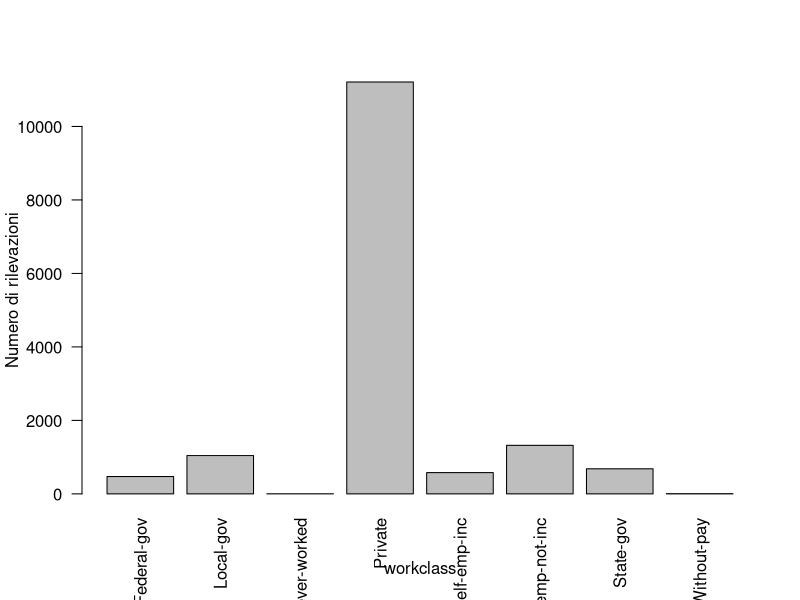
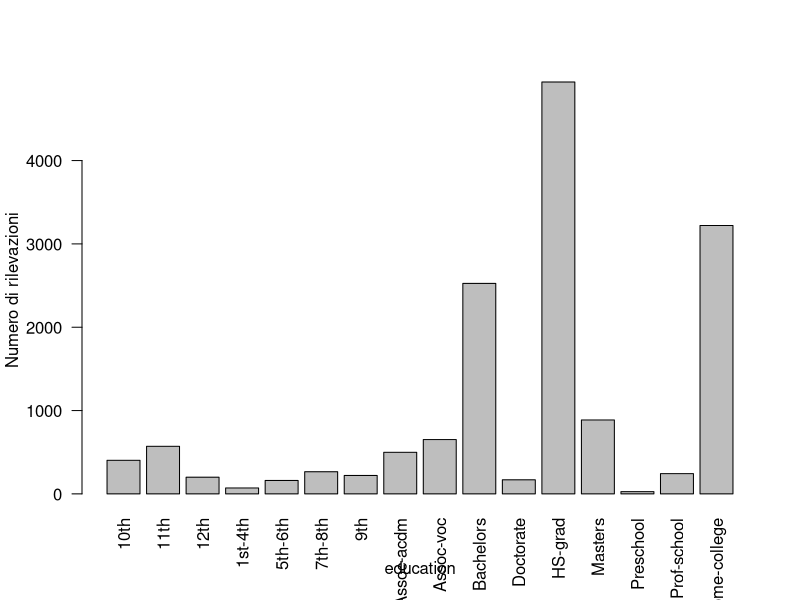
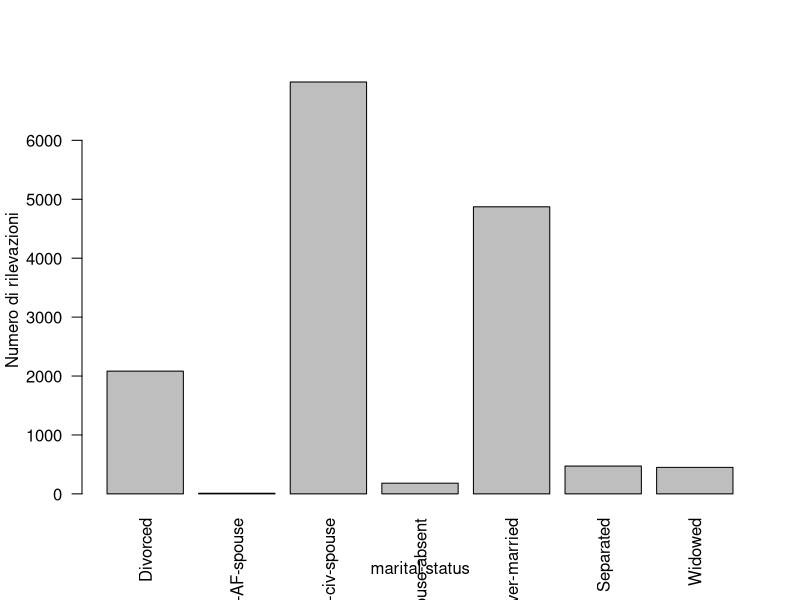
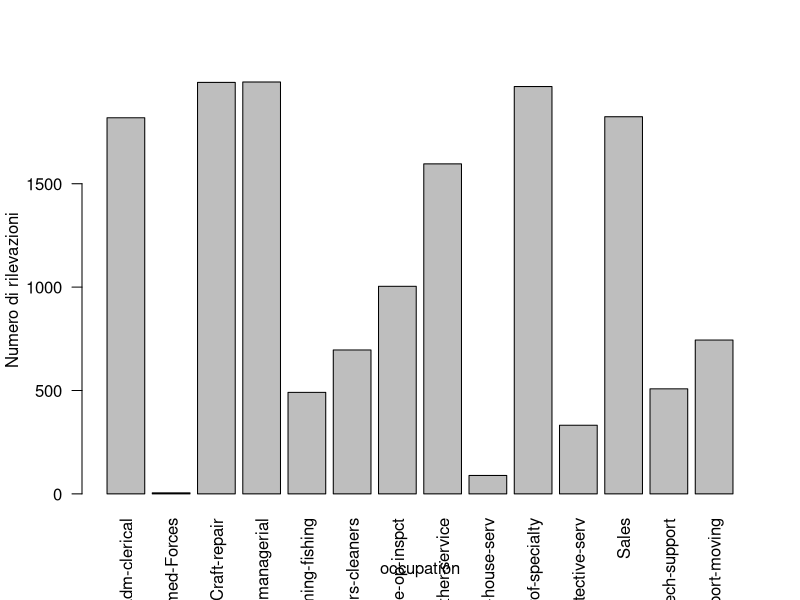
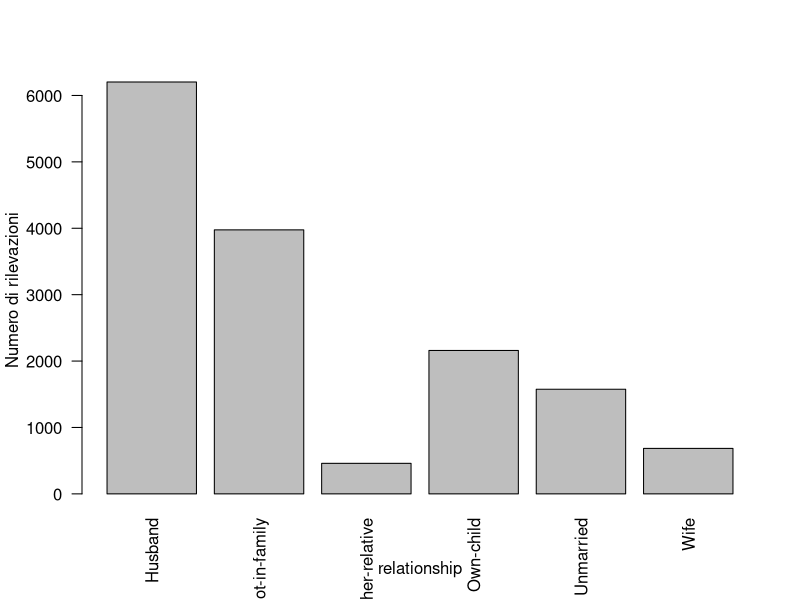
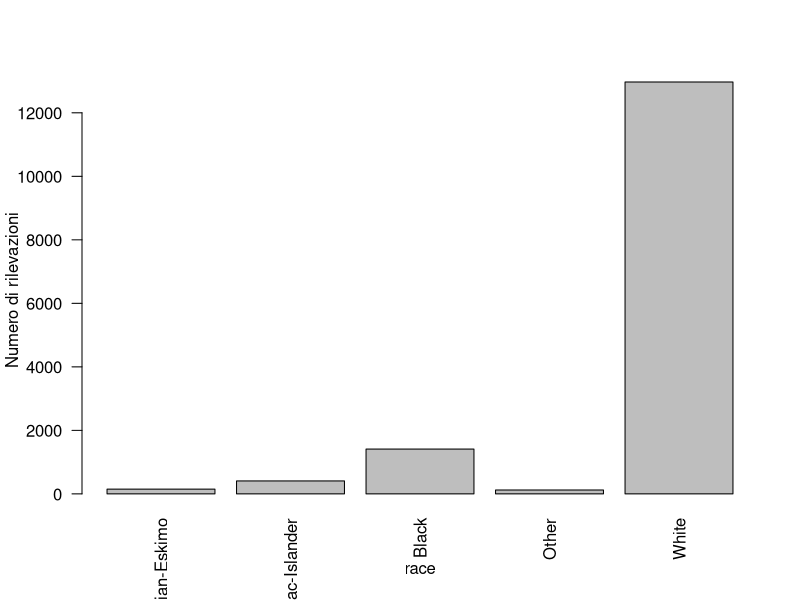
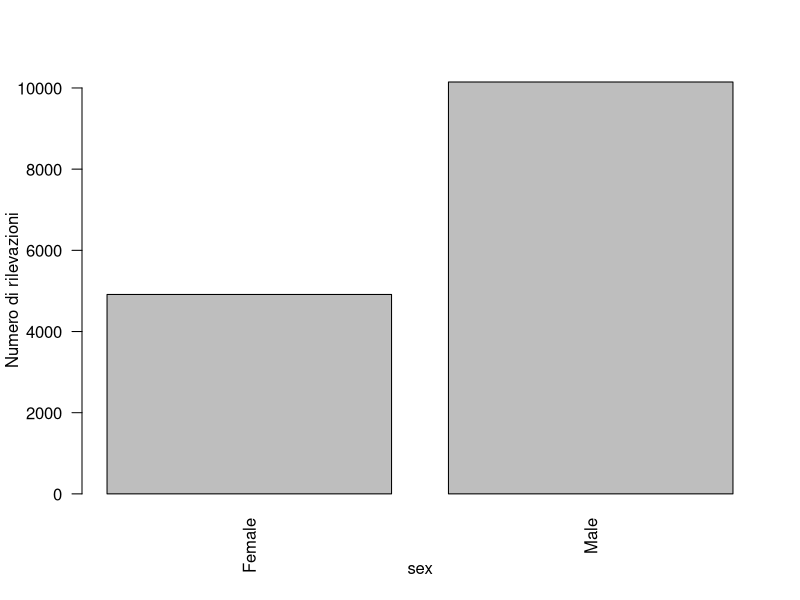
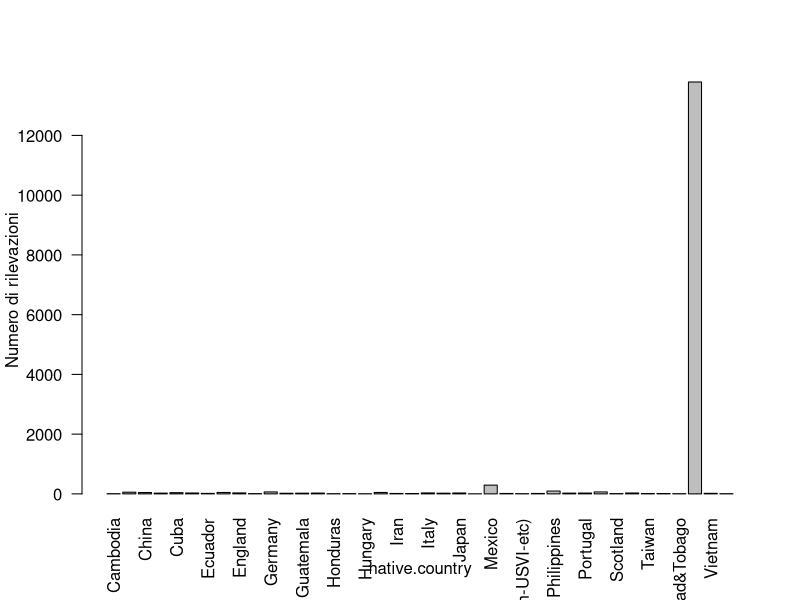

Write the R code that produced these figures, in order.
##1
# Assegno la working directory - Ho creato un progetto, quindi la workdir è già corretta. Aggiungo pseudocodice esplicativo sotto
setwd("C:/Files/Personali/Unige/Code/SD/GruppoStat/Esercitazione0")
# Prendi il file adult.txt dalla workdir attuale e portalo in un data frame - I valori sotto rispettano il file importato
dfAdult = read.table(
    "adult.txt", 
    sep = ",",
    na.strings="?",
    # La prima riga non va letta
    header = F,
    skip = 1,
##2
    col.names = c("age", "workclass", "fnlwgt", "education","education-num","marital-status", "occupation", "relationship", "race", "sex", "capital-gain","capital-loss", "hours-per-week","native-country","income")
    )

##3
# Studio la dimensione del dataframe
dim = dim(dfAdult) # RxC
#La stampo a schermo
cat(dim, "(Righe Colonne)")

##4
#Studio la struttura del dataframe prima di convertirle in factor
str(dfAdult)
#Trasformo tutte le variabili in chr a variabili in factor ( workclass, education, marital-status...)
#Cambio tutte le variabili chr in factor con un iterazione

#Itero attraverso i nomi di colonna
for (i in colnames(dfAdult)) {
# Se la classe del vettore colonna (uso [[]] per generare un vettore anzi che un dataframe da una singola colonna) è character, cambia quella colonna in fattore  
  # print(class(dfAdult[[i]])) //DEBUG
  if(class(dfAdult[[i]]) == "character"){
    #Cat concatena i valori e li stampa, così posso mettere sia i che la stringa nella stessa linea e ridurre la lunghezza 
    cat("Cambio la classe di ", i ," a fattore\n")
    # (Chiamo la colonna come vettore con [[]] anzi che dataframe$nomecolonna - che fa la stessa cosa - e cambio questo vettore in un factor) 
    dfAdult[[i]] = as.factor(dfAdult[[i]])
  }
}


##5
#Stampo le prime 10 righe
head(dfAdult,10)
#Visualizzo il dataframe
View(dfAdult)


##6
#Visualizzo i livelli (gli elementi distinti) di education
levels(dfAdult[["education"]])
# analogo: levels(dfAdult$education)
#L'ordine è alfabetico


##7
#Creo un fattore ordinato per l'educazione
education_rec <- ordered(x = dfAdult$education, levels =c("Preschool","1st-4th","5th-6th","7th-8th","9th","10th","11th","12th","HS-grad","Prof-school","Assoc-acdm","Assoc-voc","Some-college","Bachelors","Masters","Doctorate"))
#Non ho capito se serva sostituirlo ad education, ma in caso ecco quì:
# dfAdult$education = education_rec


##8
#Costruisco il nuovo dataframe con solo variabili qualitative usando il ciclo usato in precedenza
# Lo faccio partendo da quello iniziale
qDfAdult = na.omit(dfAdult)
#Itero e rimuovo le colonne che hanno classe int

keepVect <- c()

for (i in colnames(qDfAdult)) {
  if(class(qDfAdult[[i]]) != "integer"){
    #Aggiungo tutte queste colonne a un vettore
     keepVect <- append(keepVect,i)
  }
}
#Ora creo un subset del dataframe qualitativo senza le colonne quantitative
#Devo usare questo metodo e non subset perchè colnames mi da una stringa, quindi il vettore è composto di stringhe - mentre subset vuole il valore "non in stringa"
qDfAdult <- qDfAdult[keepVect]
#Lo rinomino fattori e visualizzo le prime righe
fattori <- qDfAdult
head(fattori, 10)

##9
#(TABELLE)


#Definisco una funzione per "pulizia"

#FUNZIONE:
#ARGUMENTS: vettore - un vettore, nomeX - nome da dare alla coordinata x, il nome della colonna del dataframe va bene
#RETURNS: void
#UTILIZZO: Prende un vettore variabile (factor, a più livelli), se stampa una tabella di contingenza per la freq assoluta, quella relativa (e quella rel percentuale), e stampa un diagramma a barre (non cambia nulla tra i tipi di dati in quanto separati da una costante coumne)
printAbsRelHist <-  function (vettore, nomeX){
  aWcTable <- table(vettore)
  #Relativo come "proportionate to the rest of the table": prop.table
  rWcTable <- prop.table(aWcTable)
  #Affianco le tabelle per colonna (prendo la freq relativa e quella rel perc con il round e il *100)
  totalTable <- cbind(aWcTable,round(rWcTable,4),round(rWcTable*100,2))
  #Nomi colonne
  colnames(totalTable) <- c("Freq Assoluta", "Relativa", "Pecentuale")
  #Stampa un "divisore". Il \n appended alla fine serve a mandare il cursore a nuova linea in cat. Con writelines non ci sarebbe il problema, con print non si potrebbe stampare su più righe
  cat("\n\n######## \n", nomeX,"\n########")
  print(totalTable)
  #Stampo l'istogramma del dataset dato
  barplot(aWcTable, xlab = nomeX, ylab = "Numero di rilevazioni",las=2)
  }


#In questo caso in particolare seguo un processo più tedioso per workclass, mentre itero per stampare le altre
#Osservo la variabile workclass (dalla tabella completa, in quanto na-omittendo rimuovo quelli senza capital gainis - ovvero chi non lavora, eliminando un importante dato dalla frequenza: i disoccupati)
levels(dfAdult$workclass)
#Tabella con frequenza assoluta (PER OTTENERE UNA PERCENTUALE CHE ARRIVA A 100 DEVO OMETTERE I VALORI NON PRESENTI)
naOmittedWc <-  na.omit(dfAdult$workclass)
#Caso workclass
printAbsRelHist(naOmittedWc, "workclass")

#Restanti casi
for(i in colnames(qDfAdult)){
  #Se non è workclass, che abbiamo già plottato
  if(i != "workclass"){
    printAbsRelHist(qDfAdult[[i]], i)
  }
}

##10
#Tabella a due vie
#Prendo il workclass originario affinchè abbia la stessa lunghezza di education rec
vcErTable <- table(dfAdult$workclass,education_rec)
cat("\n\n######## \n Workclass e Education\n########", "\n")
print(vcErTable)

##11
#Anzi che ordinare secondo workclass che non è ordinata, ordino secondo education_rec
orderedAdult <- cbind(dfAdult, education_rec)
orderedAdult <- with(orderedAdult, orderedAdult[order(education_rec),])
#Stampo
cat("\n\n######## \n Primi 5 risultati\n########", "\n")
head(orderedAdult, 5)
cat("\n\n######## \n Ultimi 5 risultati\n########", "\n")
tail(orderedAdult, 5)


##12
#Filtro il dataframe per male e female
mOrderedAdult <- orderedAdult[orderedAdult$sex == "Male",]  
fOrderedAdult <- orderedAdult[orderedAdult$sex == "Female",]  
#Li concateno per riga (Hanno lo stesso numero di colonne)

mfOrderedAdult <- rbind(mOrderedAdult,fOrderedAdult)
View(mfOrderedAdult)
print("Dimensioni del dataframe Male")
dim(mOrderedAdult)
print("Dimensioni del dataframe Female")
dim(fOrderedAdult)
   